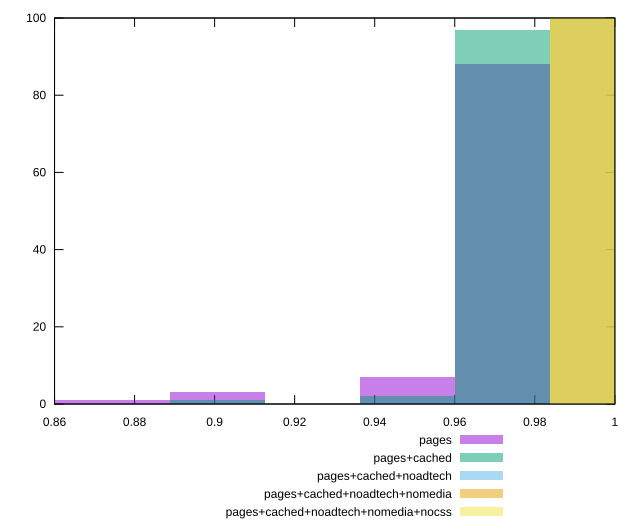

The gnuplot source for this figure:
reset

$pages <<EOF
0.9482020684017606 7
0.9719071201118046 88
0.9007919649816726 3
0.8533818615615845 1
0.8770869132716286 1
EOF

$pagesCached <<EOF
0.9007919649816726 1
0.9719071201118046 97
0.9482020684017606 2
EOF

$pagesCachedNoadtech <<EOF
0.9956121718218486 100
EOF

$pagesCachedNoadtechNomedia <<EOF
0.9956121718218486 100
EOF

$pagesCachedNoadtechNomediaNocss <<EOF
0.9956121718218486 100
EOF

set key outside below
set boxwidth 0.023705051710044014
set xrange [0.86:1]
set yrange [0:100]
set trange [0:100]
set style fill transparent solid 0.5 noborder
set terminal svg size 640, 530 enhanced background rgb 'white'
set output "report_00018_2021-02-10T15-25-16.877Z/total-blocking-time/comparison/histogram/all_score.svg"

plot $pages title "pages" with boxes, \
     $pagesCached title "pages+cached" with boxes, \
     $pagesCachedNoadtech title "pages+cached+noadtech" with boxes, \
     $pagesCachedNoadtechNomedia title "pages+cached+noadtech+nomedia" with boxes, \
     $pagesCachedNoadtechNomediaNocss title "pages+cached+noadtech+nomedia+nocss" with boxes

reset
